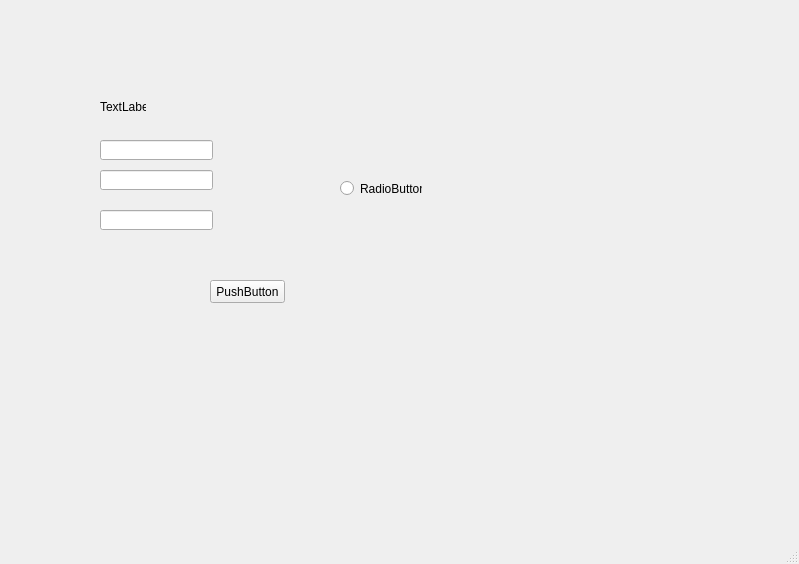
<?xml version="1.0" encoding="UTF-8"?>
<ui version="4.0">
 <class>MainWindow</class>
 <widget class="QMainWindow" name="MainWindow">
  <property name="geometry">
   <rect>
    <x>0</x>
    <y>0</y>
    <width>799</width>
    <height>564</height>
   </rect>
  </property>
  <property name="windowTitle">
   <string>MainWindow</string>
  </property>
  <widget class="QWidget" name="centralwidget">
   <widget class="QPushButton" name="pushButton01">
    <property name="geometry">
     <rect>
      <x>210</x>
      <y>280</y>
      <width>75</width>
      <height>23</height>
     </rect>
    </property>
    <property name="text">
     <string>PushButton</string>
    </property>
   </widget>
   <widget class="QLabel" name="label01">
    <property name="geometry">
     <rect>
      <x>100</x>
      <y>100</y>
      <width>46</width>
      <height>13</height>
     </rect>
    </property>
    <property name="text">
     <string>TextLabel</string>
    </property>
   </widget>
   <widget class="QLineEdit" name="lineEdit01">
    <property name="geometry">
     <rect>
      <x>100</x>
      <y>140</y>
      <width>113</width>
      <height>20</height>
     </rect>
    </property>
   </widget>
   <widget class="QRadioButton" name="radioButton01">
    <property name="geometry">
     <rect>
      <x>340</x>
      <y>180</y>
      <width>82</width>
      <height>17</height>
     </rect>
    </property>
    <property name="text">
     <string>RadioButton</string>
    </property>
   </widget>
   <widget class="QLineEdit" name="lineEdit002">
    <property name="geometry">
     <rect>
      <x>100</x>
      <y>170</y>
      <width>113</width>
      <height>20</height>
     </rect>
    </property>
   </widget>
   <widget class="QLineEdit" name="lineEdit03">
    <property name="geometry">
     <rect>
      <x>100</x>
      <y>210</y>
      <width>113</width>
      <height>20</height>
     </rect>
    </property>
   </widget>
  </widget>
  <widget class="QMenuBar" name="menubar">
   <property name="geometry">
    <rect>
     <x>0</x>
     <y>0</y>
     <width>799</width>
     <height>21</height>
    </rect>
   </property>
  </widget>
  <widget class="QStatusBar" name="statusbar"/>
  <action name="actionAa">
   <property name="text">
    <string>aa</string>
   </property>
  </action>
 </widget>
 <resources/>
 <connections>
  <connection>
   <sender>lineEdit01</sender>
   <signal>textChanged(QString)</signal>
   <receiver>label01</receiver>
   <slot>setText(QString)</slot>
   <hints>
    <hint type="sourcelabel">
     <x>156</x>
     <y>170</y>
    </hint>
    <hint type="destinationlabel">
     <x>122</x>
     <y>127</y>
    </hint>
   </hints>
  </connection>
 </connections>
</ui>
